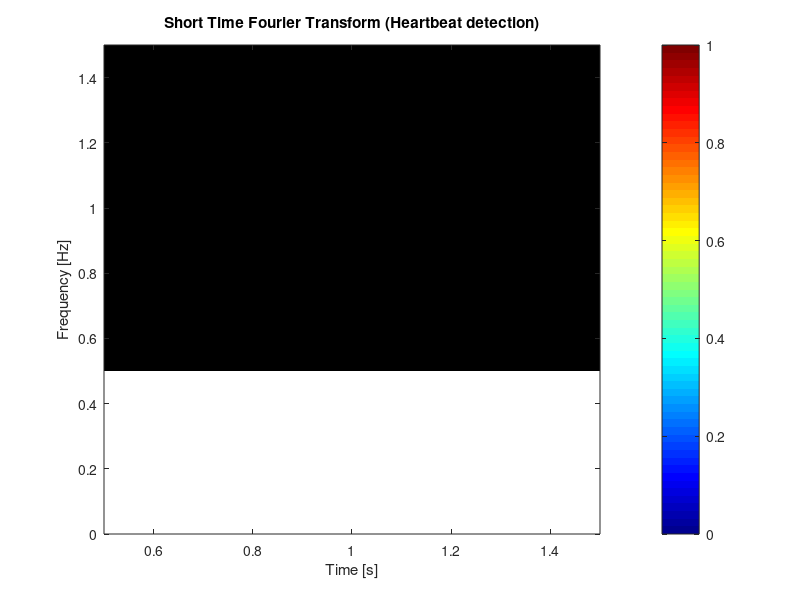

MATLAB code for this plot: (Note: this script raises an error after producing the figure.)
function handlesHeartbeat = initHeartbeatPlots()
%INITHEARTBEATPLOTS Summary of this function goes here
%   Detailed explanation goes here
% Figure 11 - Filtered Phase Differentiation
% figure(11)
% hFilt = plot(nan,nan);
% xlabel("Time [s]"); title("Filtered Phase Differentiation [rad/s]");

% Figure 12 - STFT
figure(12)
hSTFT = imagesc(nan); axis xy
colormap("jet"); colorbar
ylim([0 inf]);
title("Short Time Fourier Transform (Heartbeat detection)");
xlabel("Time [s]"); ylabel("Frequency [Hz]");
% setFigSize([0.0 0.35 0.6 0.3]) % config 1
setFigSize([0.0 0.35 0.7 0.3]) % config 2

% Figure 13 - Extracted Signal
figure(13)
hPred = plot(nan,nan); hold on
hAvail = plot(nan,nan,'LineWidth',2); hold off
title("Signal Extracted from STFT (Heartbeat signal)");
legend("Predicted","Available");
xlabel("Time [s]");
% setFigSize([0.0 0.05 0.6 0.3]) % config 1
setFigSize([0.0 0.05 0.7 0.3]) % config 2

% Figure 14 - Synchrosqueezed STFT
figure(14)
hImg = imagesc(nan); axis xy
colormap(flip(gray)); colorbar
hRidge = line(nan,nan,'Color','r','LineWidth',1.5,'LineStyle','--');
ylabel("Heart Rate [BPM]"); xlabel("Time [s]");
title("Synchrosqueezed STFT");
% setFigSize([0.6 0.05 0.4 0.475]) % config 1
setFigSize([0.7 0.05 0.3 0.3]) % config 2

% zapisz uchwyty w strukturze
% handlesHeartbeat.filteredPhase = hFilt;
handlesHeartbeat.stft = hSTFT;
handlesHeartbeat.extractedSignal.pred = hPred;
handlesHeartbeat.extractedSignal.avail = hAvail;
handlesHeartbeat.sstft.img = hImg;
handlesHeartbeat.sstft.ridge = hRidge;
end

